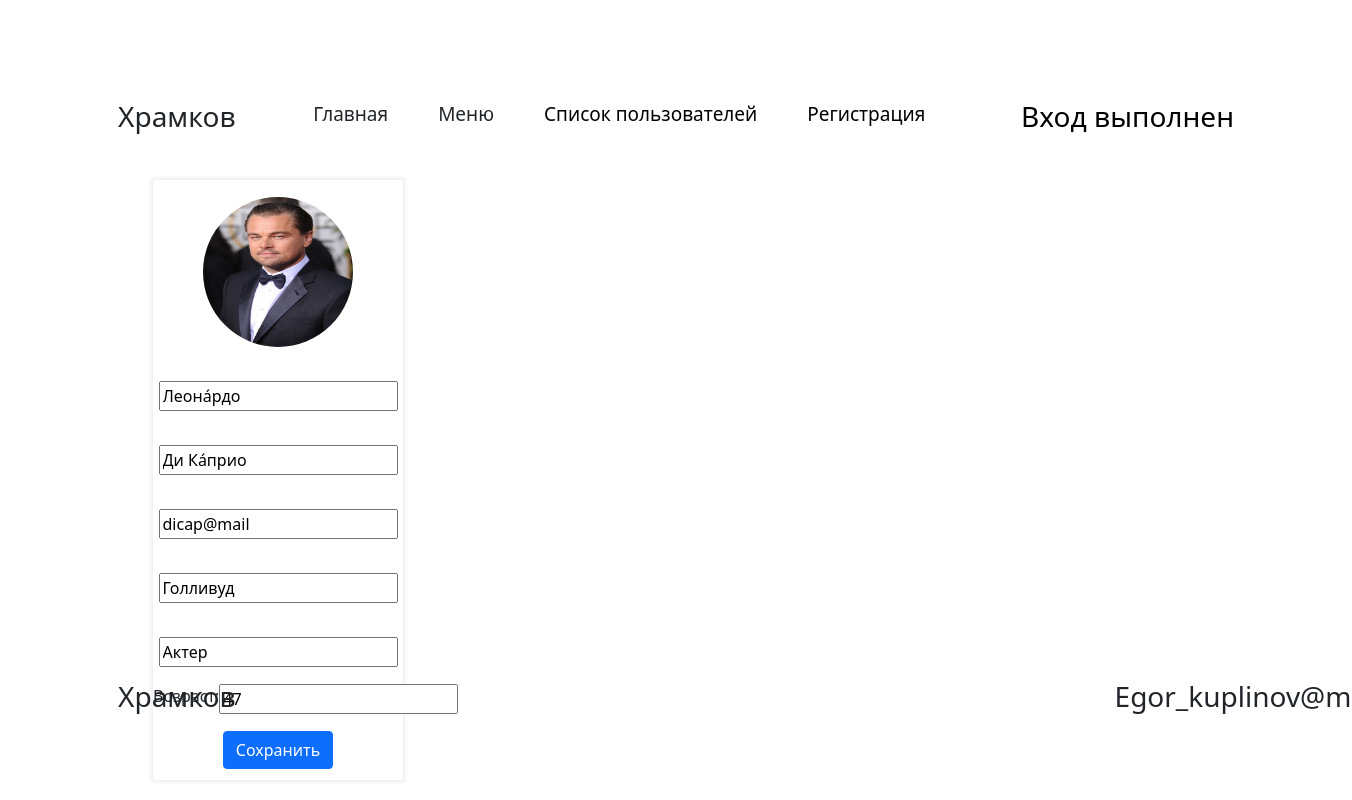
The page /account/?user=dicap@mail (signed in) on the database its author committed.
### tables this page shows
CREATE TABLE users (
id integer PRIMARY KEY AUTOINCREMENT,
name text NOT NULL,
surname text NOT NULL,
email text NOT NULL,
age integer NOT NULL,
worked text NOT NULL,
post text NOT NULL,
password text NOT NULL,
photo string128 NOT NULL,
role text NOT NULL
);

### ex3.py (the view, shortened to what this page needs)
@app.route('/account/', methods=['POST', 'GET'])
def account():
    is_adm = False
    db = get_db()
    dbase = FDataBase(db)
    form1 = loginform.LoginForm()
    if 'login' in session:
        user = dbase.getUserByEmail(request.args.get('user'))
        if user:
            if(dbase.getUser(session['_user_id'])[9] == 'Админ'):
                is_adm = True
            return render_template('account.html', user=user, id_sess=session['_user_id'], is_adm=is_adm)
        else:
            abort(404)
    else:
        return render_template('auth.html', form=form1)

### loginform.py
class LoginForm(FlaskForm):
    username = StringField('Username', validators=[DataRequired()])
    password = PasswordField('Password', validators=[DataRequired()])

### FDataBase.py (called while the page is built)
    def getUser(self, userId):
        try:
            self.__cur.execute(f"SELECT * FROM users WHERE id = {userId} LIMIT 1")
            res = self.__cur.fetchone()
            if res:
                return res
        except sqlite3.Error as e:
            print("Ошибка получения пользователя из БД "+str(e))
        return(False, False)

    def getUserByEmail(self, email):
        try:
            self.__cur.execute(f"SELECT * FROM users WHERE email = '{email}'")
            res = self.__cur.fetchone()
            if res:
                return res
        except sqlite3.Error as e:
            print("Ошибка получения пользователя из БД "+str(e))
        return(False)

### UserLogin.py (called while the page is built)
    def fromDB(self, user_id, db):
        self.__user = db.getUser(user_id)
        return self

### ex3.py (called while the page is built)
def connect_db():
    conn = sqlite3.connect(app.config['DATABASE'])
    conn.row_factory = sqlite3.Row
    return conn

def get_db():
    if not hasattr(g, 'link_db'):
        g.link_db = connect_db()
    return g.link_db

@login_manager.user_loader
def load_user(user_id):
    db = get_db()
    dbase = FDataBase(db)
    return UserLogin().fromDB(user_id, dbase)

### templates/account.html (shortened to what this page needs)
{% extends 'main.html' %}
{% block body %}
        <form class="for_users2" method="POST">
                        <img src="{{ url_for('static', filename = 'photos/'+user[8]) }}"/>
                        <input type="text" value="{{user[1]}}" name="names" class="edit_text" {% if user[0]|string() != id_sess and is_adm == False %}readonly="True"{% endif %}>
                        <input type="text" value="{{user[2]}}" name="surname" class="edit_text" {% if user[0]|string() != id_sess and is_adm == False %}readonly="True"{% endif %}>
                        <input type="email" value="{{user[3]}}" name="mail" class="edit_text" readonly="True">
                        <input type="text" value="{{user[5]}}" name="work" class="edit_text" {% if user[0]|string() != id_sess and is_adm == False %}readonly="True"{% endif %}>
                        <input type="text" value="{{user[6]}}" name="post" class="edit_text" {% if user[0]|string() != id_sess and is_adm == False %}readonly="True"{% endif %}>
            <div class="input_age">
                        <label>Возраст:</label>
                        <input type="number" value="{{user[4]}}" name="age" class="edit_text" {% if user[0]|string() != id_sess and is_adm == False %}readonly="True"{% endif %}>
            </div>
            {% if user[0]|string() == id_sess or is_adm == True %}<button type="submit" class="btn btn-primary">Сохранить</button>{% endif %}
        </form>
{% endblock %}

### static/css/style.css (style rules this page uses)
body { background-color: #FFFFFF; }
.btn-primary { margin: 10px 10px 10px 0px; }
.for_users2 { margin: 0 35px; width: 250px; height: 600px; background-color: white; box-shadow: 0px 0px 4px 2px rgba(0, 0, 0, 0.07); display: flex; flex-direction: column; }
.for_users2 > * { margin: 17px auto; }
.for_users2 img { width: 150px; height: 150px; border-radius: 90px; background-size: cover; }
.input_age { display: flex; margin: 0 auto; }

### rows shown on the page
users: photo (picture), names "Леона́рдо", surname "Ди Ка́прио", mail "dicap@mail", work "Голливуд", post "Актер", age "47"
